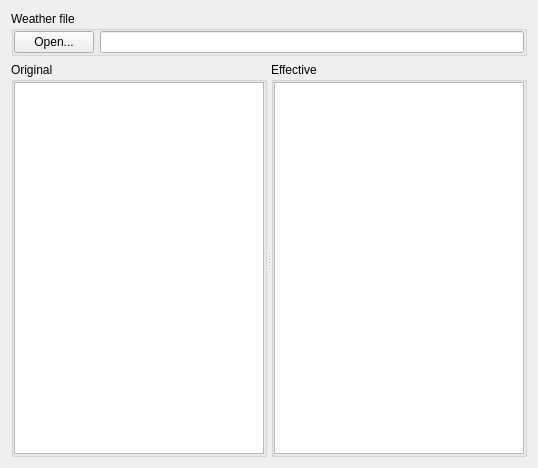
<?xml version="1.0" encoding="UTF-8"?>
<ui version="4.0">
 <class>TabParameters</class>
 <widget class="QWidget" name="TabParameters">
  <property name="geometry">
   <rect>
    <x>0</x>
    <y>0</y>
    <width>538</width>
    <height>468</height>
   </rect>
  </property>
  <layout class="QVBoxLayout" name="verticalLayout" stretch="0,1">
   <item>
    <widget class="QGroupBox" name="groupBox_File">
     <property name="title">
      <string>Weather file</string>
     </property>
     <layout class="QVBoxLayout" name="verticalLayout_3">
      <property name="leftMargin">
       <number>0</number>
      </property>
      <property name="topMargin">
       <number>0</number>
      </property>
      <property name="rightMargin">
       <number>0</number>
      </property>
      <property name="bottomMargin">
       <number>0</number>
      </property>
      <item>
       <layout class="QHBoxLayout" name="horizontalLayout">
        <item>
         <widget class="QPushButton" name="pushButton_Open">
          <property name="text">
           <string>Open...</string>
          </property>
          <property name="autoDefault">
           <bool>false</bool>
          </property>
         </widget>
        </item>
        <item>
         <widget class="QLineEdit" name="lineEdit_File"/>
        </item>
       </layout>
      </item>
     </layout>
    </widget>
   </item>
   <item>
    <widget class="QSplitter" name="splitter">
     <property name="orientation">
      <enum>Qt::Horizontal</enum>
     </property>
     <widget class="QGroupBox" name="groupBox_Original">
      <property name="title">
       <string>Original</string>
      </property>
      <layout class="QVBoxLayout" name="verticalLayout_5">
       <property name="leftMargin">
        <number>0</number>
       </property>
       <property name="topMargin">
        <number>0</number>
       </property>
       <property name="rightMargin">
        <number>0</number>
       </property>
       <property name="bottomMargin">
        <number>0</number>
       </property>
       <item>
        <widget class="TreeView" name="treeView_Original">
         <property name="rootIsDecorated">
          <bool>false</bool>
         </property>
        </widget>
       </item>
      </layout>
     </widget>
     <widget class="QGroupBox" name="groupBox_Effective">
      <property name="title">
       <string>Effective</string>
      </property>
      <layout class="QVBoxLayout" name="verticalLayout_4">
       <property name="leftMargin">
        <number>0</number>
       </property>
       <property name="topMargin">
        <number>0</number>
       </property>
       <property name="rightMargin">
        <number>0</number>
       </property>
       <property name="bottomMargin">
        <number>0</number>
       </property>
       <item>
        <widget class="TreeView" name="treeView_Effective"/>
       </item>
      </layout>
     </widget>
    </widget>
   </item>
  </layout>
 </widget>
 <customwidgets>
  <customwidget>
   <class>TreeView</class>
   <extends>QTreeView</extends>
   <header>TMY/TreeView.h</header>
  </customwidget>
 </customwidgets>
 <resources/>
 <connections/>
</ui>
